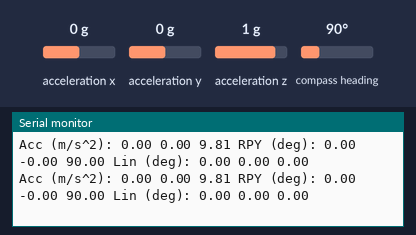
Simulated run of this sketch. Board: Arduino Uno, built with avr-gcc and run on an emulated ATmega328P. Parts: the last lines printed to the serial monitor. The inputs (shaded band) are chosen by the test bench; at power-on: acceleration x 0 g, acceleration y 0 g, acceleration z 1 g, compass heading 90°.

Above: at 1.2 s.
1.3 s: acceleration x set to -1.4 g
At 2.1 s:
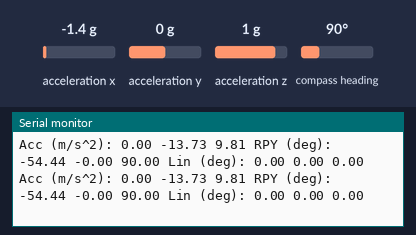
4.3 s: acceleration y set to -1.4 g
At 5.2 s:
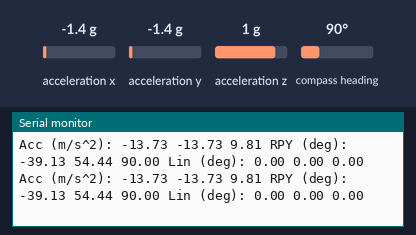
7.3 s: acceleration z set to -1.4 g
At 8.0 s:
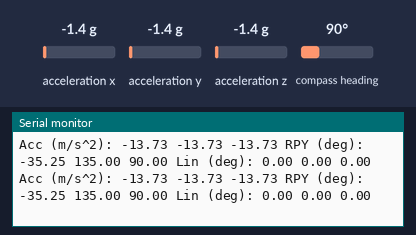
10.3 s: compass heading set to 7°
At 11.3 s:
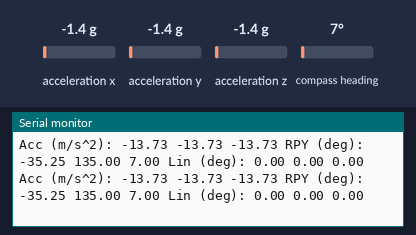
13.3 s: acceleration x set to -0.8 g
At 14.2 s:
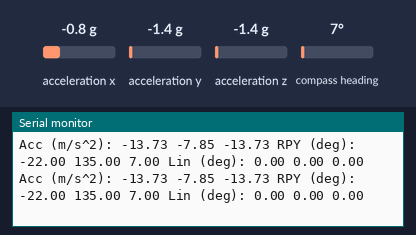
16.3 s: acceleration y set to 0 g
At 17.3 s:
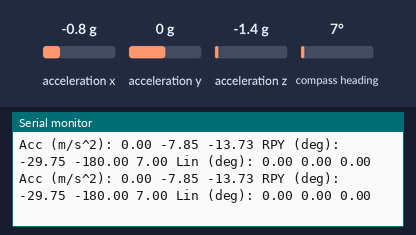
Timing chart, 0 to 19.3 s (numbered marks = the images above; inputs shaded):
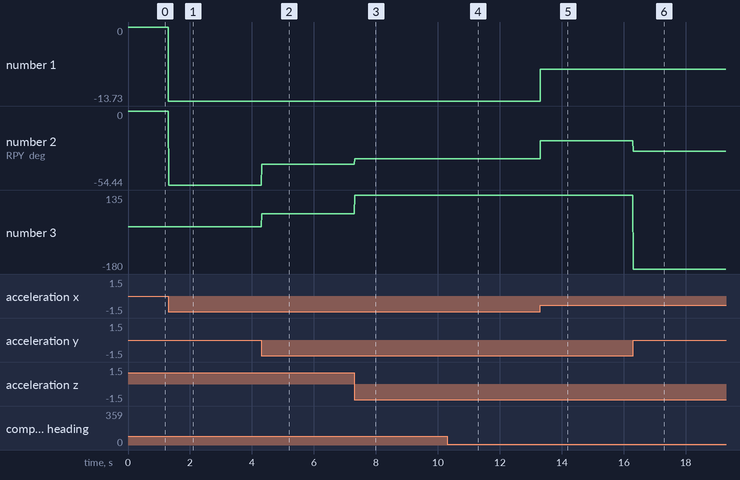

Measured:
- after the input at 1.3 s, the serial monitor: prints a new line at once (image 1)
- after the input at 4.3 s, the serial monitor: prints a new line at once (image 2)
- after the input at 7.3 s, the serial monitor: prints a new line at once (image 3)
- after the input at 10.3 s, the serial monitor: prints a new line at once (image 4)
- after the input at 13.3 s, the serial monitor: prints a new line at once (image 5)
- after the input at 16.3 s, the serial monitor: prints a new line at once (image 6)
- plotted number 1: 0 → -13.73 after the input at 1.3 s, -13.73 → -7.85 after the input at 13.3 s
- plotted number 2: 0 → -54.44 after the input at 1.3 s, -54.44 → -39.13 after the input at 4.3 s, -39.13 → -35.25 after the input at 7.3 s, -35.25 → -22 after the input at 13.3 s, -22 → -29.75 after the input at 16.3 s

The sketch:

first.ino
```cpp
#include <Wire.h>
#include <Adafruit_Sensor.h>
#include <Adafruit_BNO055.h>
#include <utility/imumaths.h>

Adafruit_BNO055 bno = Adafruit_BNO055(55, 0x28, &Wire);

double acc_x = 0, acc_y = 0, acc_z = 0;
double roll = 0, pitch = 0, yaw = 0;
double lin_x = 0, lin_y = 0, lin_z = 0;

void setup(void)
{
  Serial.begin(115200);
  bno.begin();
}

void loop(void)
{
  sensors_event_t orientationData , angVelocityData , linearAccelData, magnetometerData, accelerometerData, gravityData;
  bno.getEvent(&orientationData, Adafruit_BNO055::VECTOR_EULER);
  //bno.getEvent(&angVelocityData, Adafruit_BNO055::VECTOR_GYROSCOPE);
  bno.getEvent(&linearAccelData, Adafruit_BNO055::VECTOR_LINEARACCEL);
  //bno.getEvent(&magnetometerData, Adafruit_BNO055::VECTOR_MAGNETOMETER);
  bno.getEvent(&accelerometerData, Adafruit_BNO055::VECTOR_ACCELEROMETER);
  //bno.getEvent(&gravityData, Adafruit_BNO055::VECTOR_GRAVITY);

  //values are out of order to match the JY901 IMU orientation
  acc_x = accelerometerData.acceleration.y;
  acc_y = accelerometerData.acceleration.x;
  acc_z = accelerometerData.acceleration.z;

  roll = orientationData.orientation.y;
  pitch = orientationData.orientation.z;
  yaw = orientationData.orientation.x;

  lin_x = linearAccelData.acceleration.y;
  lin_y = linearAccelData.acceleration.x;
  lin_z = linearAccelData.acceleration.z;

  Serial.println((String) "Acc (m/s^2): "+acc_x+" "+acc_y+" "+acc_z+" RPY (deg): "+roll+" "+pitch+" "+yaw+" Lin (deg): "+lin_x+" "+lin_y+" "+lin_z);
}
```
